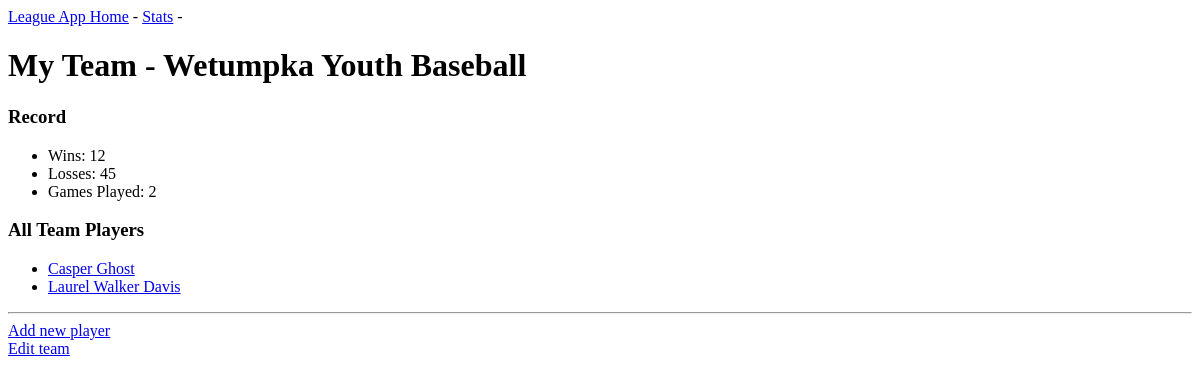
/team/16, run on an earlier commit of the app's database.
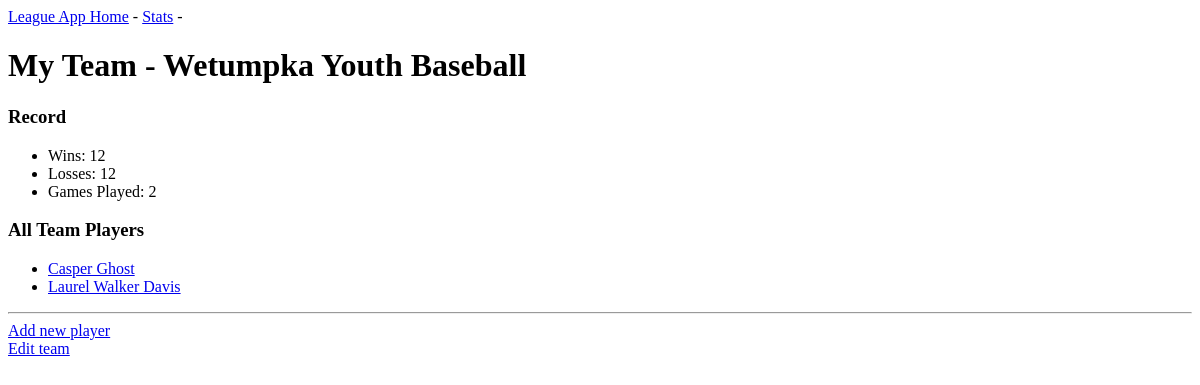
And on a later commit of the database.
### League_App/models.py (models this page shows, shortened)
class Team(models.Model):
    team_name = models.CharField(max_length=200, default="My Team")
    league = models.ForeignKey(League, related_name='league', default=None, on_delete=models.CASCADE)
    wins = models.IntegerField(default=0)
    losses = models.IntegerField(default=0)
    games_played = models.IntegerField(default=0)
    class Meta:
        verbose_name_plural = 'teams'

class League(models.Model):
    league_name = models.CharField(max_length=200, default="My League")

class Player(models.Model):
    last_name = models.CharField(max_length=200, default=None)
    full_name = models.CharField(max_length=200, default=None)
    team = models.ForeignKey(Team, related_name='team', default=None, on_delete=models.CASCADE)
    hits = models.IntegerField(default=0)
    singles = models.IntegerField(default=0)
    doubles = models.IntegerField(default=0)
    triples = models.IntegerField(default=0)
    at_bats = models.IntegerField(default=0)
    home_runs = models.IntegerField(default=0)
    putouts = models.IntegerField(default=0)
    assists = models.IntegerField(default=0)
    chances = models.IntegerField(default=0)
    DisplayFields = ['id', 'full_name', 'batting_average', 'fielding_percentage']
    class Meta:
        verbose_name_plural = 'players'

### League_App/views.py (the view)
# urls.py: path('team/<int:team_id>', views.team, name='team'),
def team(request, team_id):
    team_obj = Team.objects.get(id=team_id)
    team_players = Player.objects.filter(team_id=team_id)
    context = {'team': team_obj,
               'team_players': team_players}
    return render(request, 'League_App/team.html', context)

### League_App/templates/League_App/team.html
{% extends "League_App/base.html" %}
{% block content %}
    <h1>{{ team.team_name }} - {{ team.league.league_name }}</h1>
    <h3>Record</h3>
    <ul>
        <li>Wins: {{ team.wins }}</li>
        <li>Losses: {{ team.losses }}</li>
        <li>Games Played: {{ team.games_played }}</li>
    </ul>
    <h3>All Team Players</h3>
    <ul>
        {% for player in team_players %}
            <li>
                <a href="{% url 'League_App:player' player.id %}">{{ player.full_name }}</a>
            </li>
        {% empty %}
            <li> No players have been added yet.</li>
        {% endfor %}
    </ul>
    <hr/>
    <a href="{% url 'League_App:new_player' team.id%}">Add new player</a><br>
    <a href="{% url 'League_App:edit_team' team.id%}">Edit team</a>
{%  endblock content %}

### League_App/templates/League_App/base.html
<p>
    <a href="{% url 'League_App:index' %}">League App Home</a> -
    <a href="{% url 'League_App:league' %}">{{ league.league_name }} Stats</a> -
</p>
{% block content %}{% endblock content %}

What changed in the data, as far as the page shows it:
changed Team "My Team": losses "45" → "12"
